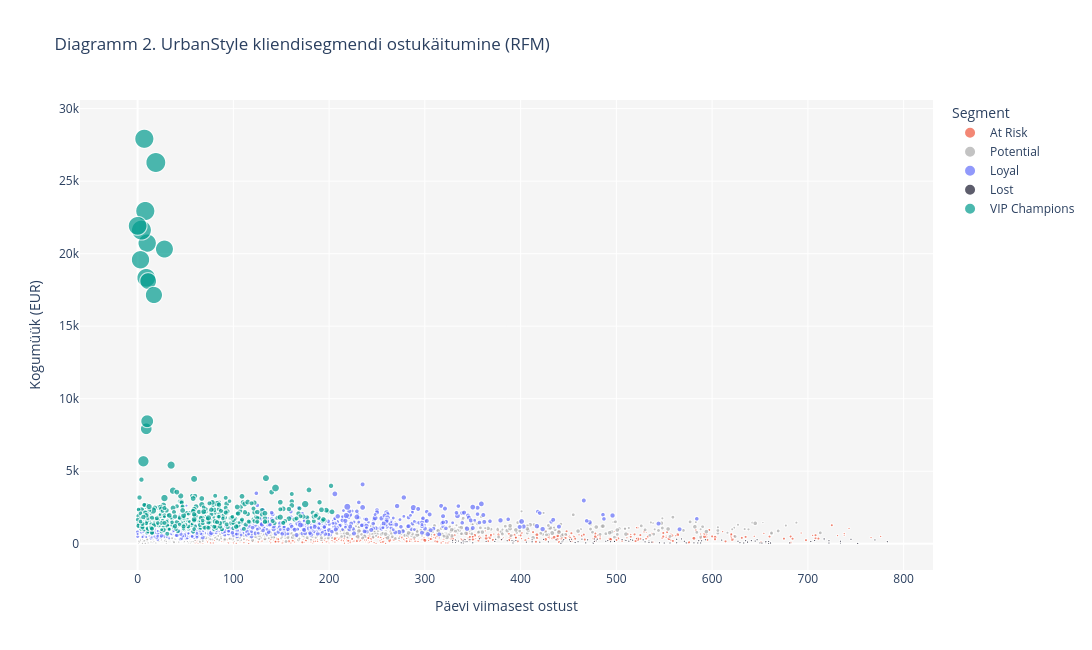

The notebook cell this image was saved under:
### Code cell
# Kliendisegmendi ostukäitumine: Päevi viimasest ostust vs kogumüük
fig = px.scatter(
    rfm_plot,
    x='recency_days',
    y='monetary',
    color='segment',
    size='frequency',
    title='Diagramm 2. UrbanStyle kliendisegmendi ostukäitumine (RFM)',
    labels={
        'recency_days': 'Päevi viimasest ostust',
        'monetary': 'Kogumüük (EUR)',
        'segment': 'Segment',
        'frequency': 'Ostude arv'
    },
    color_discrete_map={
        'VIP Champions': '#009B8D',
        'Potential': '#AAAAAA',
        'Loyal': '#636EFA',
        'At Risk': '#EF553B',
        'Lost': '#1A1A2E'
    },
    size_max=20
)

fig.update_layout(
    plot_bgcolor='#F5F5F5',
    height=650,
    width=1200
)

fig.show()

### Figure 1 — Plotly figure (JSON) as saved in the notebook; plotly's stock layout.template omitted (floating-point values rounded to 4 significant figures; data arrays with more than 128 entries replaced by an {"elided": "..."} marker saying what was removed)
{"data": [{"hovertemplate": "Segment=At Risk<br>Päevi viimasest ostust=%{x}<br>Kogumüük (EUR)=%{y}<br>Ostude arv=%{marker.size}<extra></extra>", "legendgroup": "At Risk", "marker": {"color": "#EF553B", "size": {"elided": "531 int values"}, "sizemode": "area", "sizeref": 0.1925, "symbol": "circle"}, "mode": "markers", "name": "At Risk", "showlegend": true, "type": "scattergl", "x": {"elided": "531 int values"}, "xaxis": "x", "y": {"elided": "531 float values"}, "yaxis": "y"}, {"hovertemplate": "Segment=Potential<br>Päevi viimasest ostust=%{x}<br>Kogumüük (EUR)=%{y}<br>Ostude arv=%{marker.size}<extra></extra>", "legendgroup": "Potential", "marker": {"color": "#AAAAAA", "size": {"elided": "759 int values"}, "sizemode": "area", "sizeref": 0.1925, "symbol": "circle"}, "mode": "markers", "name": "Potential", "showlegend": true, "type": "scattergl", "x": {"elided": "759 int values"}, "xaxis": "x", "y": {"elided": "759 float values"}, "yaxis": "y"}, {"hovertemplate": "Segment=Loyal<br>Päevi viimasest ostust=%{x}<br>Kogumüük (EUR)=%{y}<br>Ostude arv=%{marker.size}<extra></extra>", "legendgroup": "Loyal", "marker": {"color": "#636EFA", "size": {"elided": "672 int values"}, "sizemode": "area", "sizeref": 0.1925, "symbol": "circle"}, "mode": "markers", "name": "Loyal", "showlegend": true, "type": "scattergl", "x": {"elided": "672 int values"}, "xaxis": "x", "y": {"elided": "672 float values"}, "yaxis": "y"}, {"hovertemplate": "Segment=Lost<br>Päevi viimasest ostust=%{x}<br>Kogumüük (EUR)=%{y}<br>Ostude arv=%{marker.size}<extra></extra>", "legendgroup": "Lost", "marker": {"color": "#1A1A2E", "size": [1, 1, 1, 1, 1, 2, 1, 1, 1, 1, 1, 1, 1, 1, 1, 1, 1, 1, 1, 1, 1, 1, 1, 1, 1, 1, 1, 1, 1, 1, 1, 1, 1, 1, 1, 1, 1, 1, 1, 1, 1, 1, 1, 1, 1, 1, 1, 1, 1, 1, 1, 1, 1, 1, 1, 1, 1, 1, 1, 1, 1, 1, 1, 1, 1, 1, 1, 1, 1, 1, 1, 1, 1, 1, 1, 1, 1, 1, 1, 1, 1, 1, 1, 1, 1, 1, 1, 1, 1, 1, 1, 1, 1, 1, 1, 1, 1, 1, 1, 1, 1, 1, 1, 1, 1, 1, 1, 1, 1, 1, 1, 1, 1, 1, 1, 1], "sizemode": "area", "sizeref": 0.1925, "symbol": "circle"}, "mode": "markers", "name": "Lost", "showlegend": true, "type": "scattergl", "x": [477, 681, 332, 752, 381, 444, 386, 460, 572, 489, 453, 745, 635, 470, 563, 498, 661, 347, 585, 329, 475, 528, 457, 335, 445, 509, 545, 393, 550, 476, 364, 783, 342, 357, 707, 722, 657, 641, 593, 510, 329, 479, 443, 498, 452, 513, 429, 437, 734, 442, 717, 659, 629, 412, 573, 344, 342, 656, 395, 406, 645, 451, 659, 420, 515, 391, 586, 477, 656, 571, 703, 340, 563, 340, 347, 610, 568, 633, 627, 647, 464, 589, 581, 424, 468, 380, 588, 637, 734, 412, 637, 494, 717, 491, 412, 650, 534, 537, 661, 333, 517, 332, 392, 338, 373, 480, 770, 506, 722, 374, 652, 556, 534, 412, 530, 350], "xaxis": "x", "y": [327.1, 57.08, 81.48, 16.62, 334.5, 197.7, 205.0, 141.1, 110.7, 166.3, 307.2, 304.1, 210.4, 269.9, 67.75, 153.1, 72.6, 209.1, 54.95, 104.1, 62.56, 269.9, 81.48, 184.2, 282.9, 253.8, 67.75, 172.3, 48.85, 41.79, 158.9, 139.7, 138.1, 342.7, 221.4, 205.9, 153.6, 210.2, 276.3, 218.8, 215.6, 205.9, 106.7, 163.6, 153.4, 171.3, 130.4, 271.4, 57.08, 23.45, 273.1, 26.79, 74.81, 78.09, 58.96, 142.6, 282.9, 63.3, 222.1, 106.8, 183.4, 272.0, 154.7, 106.2, 282.9, 216.2, 208.1, 160.9, 140.0, 167.2, 152.1, 49.08, 305.7, 190.8, 298.9, 247.0, 332.6, 51.58, 167.2, 274.8, 311.7, 201.9, 62.56, 299.1, 60.37, 279.4, 53.24, 83.97, 169.1, 290.3, 121.5, 141.1, 339.2, 218.5, 84.54, 55.04, 181.7, 106.7, 41.63, 201.1, 241.1, 260.7, 50.85, 65.6, 159.2, 307.2, 263.1, 285.1, 47.36, 304.3, 42.64, 53.58, 84.95, 166.3, 130.7, 63.95], "yaxis": "y"}, {"hovertemplate": "Segment=VIP Champions<br>Päevi viimasest ostust=%{x}<br>Kogumüük (EUR)=%{y}<br>Ostude arv=%{marker.size}<extra></extra>", "legendgroup": "VIP Champions", "marker": {"color": "#009B8D", "size": {"elided": "437 int values"}, "sizemode": "area", "sizeref": 0.1925, "symbol": "circle"}, "mode": "markers", "name": "VIP Champions", "showlegend": true, "type": "scattergl", "x": {"elided": "437 int values"}, "xaxis": "x", "y": {"elided": "437 float values"}, "yaxis": "y"}], "layout": {"height": 650, "legend": {"itemsizing": "constant", "title": {"text": "Segment"}, "tracegroupgap": 0}, "plot_bgcolor": "#F5F5F5", "title": {"text": "Diagramm 2. UrbanStyle kliendisegmendi ostukäitumine (RFM)"}, "width": 1200, "xaxis": {"anchor": "y", "domain": [0, 1], "title": {"text": "Päevi viimasest ostust"}}, "yaxis": {"anchor": "x", "domain": [0, 1], "title": {"text": "Kogumüük (EUR)"}}}}
